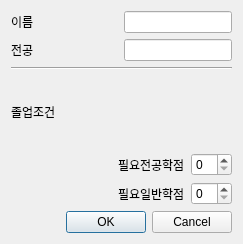
<?xml version="1.0" encoding="UTF-8"?>
<ui version="4.0">
 <class>MyInfo</class>
 <widget class="QDialog" name="MyInfo">
  <property name="geometry">
   <rect>
    <x>0</x>
    <y>0</y>
    <width>243</width>
    <height>244</height>
   </rect>
  </property>
  <property name="windowTitle">
   <string>내정보관리</string>
  </property>
  <layout class="QVBoxLayout" name="verticalLayout_3">
   <item>
    <layout class="QVBoxLayout" name="verticalLayout_2">
     <item>
      <layout class="QVBoxLayout" name="verticalLayout">
       <item>
        <layout class="QHBoxLayout" name="horizontalLayout">
         <item>
          <widget class="QLabel" name="label_Name">
           <property name="text">
            <string>이름</string>
           </property>
          </widget>
         </item>
         <item>
          <spacer name="horizontalSpacer_3">
           <property name="orientation">
            <enum>Qt::Horizontal</enum>
           </property>
           <property name="sizeHint" stdset="0">
            <size>
             <width>40</width>
             <height>20</height>
            </size>
           </property>
          </spacer>
         </item>
         <item>
          <widget class="QLineEdit" name="lineEdit_NameData"/>
         </item>
        </layout>
       </item>
       <item>
        <layout class="QHBoxLayout" name="horizontalLayout_2">
         <item>
          <widget class="QLabel" name="label_Major">
           <property name="text">
            <string>전공</string>
           </property>
          </widget>
         </item>
         <item>
          <spacer name="horizontalSpacer_4">
           <property name="orientation">
            <enum>Qt::Horizontal</enum>
           </property>
           <property name="sizeHint" stdset="0">
            <size>
             <width>40</width>
             <height>20</height>
            </size>
           </property>
          </spacer>
         </item>
         <item>
          <widget class="QLineEdit" name="lineEdit_MajorData"/>
         </item>
        </layout>
       </item>
       <item>
        <widget class="Line" name="line">
         <property name="orientation">
          <enum>Qt::Horizontal</enum>
         </property>
        </widget>
       </item>
       <item>
        <widget class="QLabel" name="label_NeedJolUp">
         <property name="text">
          <string>졸업조건</string>
         </property>
        </widget>
       </item>
       <item>
        <layout class="QHBoxLayout" name="horizontalLayout_3">
         <item>
          <spacer name="horizontalSpacer">
           <property name="orientation">
            <enum>Qt::Horizontal</enum>
           </property>
           <property name="sizeHint" stdset="0">
            <size>
             <width>40</width>
             <height>20</height>
            </size>
           </property>
          </spacer>
         </item>
         <item>
          <widget class="QLabel" name="label_NeedMajorPoint">
           <property name="text">
            <string>필요전공학점</string>
           </property>
          </widget>
         </item>
         <item>
          <widget class="QSpinBox" name="spinBox_NeedMajorPointData"/>
         </item>
        </layout>
       </item>
       <item>
        <layout class="QHBoxLayout" name="horizontalLayout_4">
         <item>
          <spacer name="horizontalSpacer_2">
           <property name="orientation">
            <enum>Qt::Horizontal</enum>
           </property>
           <property name="sizeHint" stdset="0">
            <size>
             <width>40</width>
             <height>20</height>
            </size>
           </property>
          </spacer>
         </item>
         <item>
          <widget class="QLabel" name="label_NeedNormalPoint">
           <property name="text">
            <string>필요일반학점</string>
           </property>
          </widget>
         </item>
         <item>
          <widget class="QSpinBox" name="spinBox_NeedNormalPointData"/>
         </item>
        </layout>
       </item>
      </layout>
     </item>
     <item>
      <widget class="QDialogButtonBox" name="buttonBox">
       <property name="orientation">
        <enum>Qt::Horizontal</enum>
       </property>
       <property name="standardButtons">
        <set>QDialogButtonBox::Cancel|QDialogButtonBox::Ok</set>
       </property>
      </widget>
     </item>
    </layout>
   </item>
  </layout>
 </widget>
 <tabstops>
  <tabstop>lineEdit_NameData</tabstop>
  <tabstop>lineEdit_MajorData</tabstop>
  <tabstop>spinBox_NeedMajorPointData</tabstop>
  <tabstop>spinBox_NeedNormalPointData</tabstop>
  <tabstop>buttonBox</tabstop>
 </tabstops>
 <resources/>
 <connections>
  <connection>
   <sender>buttonBox</sender>
   <signal>accepted()</signal>
   <receiver>MyInfo</receiver>
   <slot>accept()</slot>
   <hints>
    <hint type="sourcelabel">
     <x>228</x>
     <y>219</y>
    </hint>
    <hint type="destinationlabel">
     <x>157</x>
     <y>243</y>
    </hint>
   </hints>
  </connection>
  <connection>
   <sender>buttonBox</sender>
   <signal>rejected()</signal>
   <receiver>MyInfo</receiver>
   <slot>reject()</slot>
   <hints>
    <hint type="sourcelabel">
     <x>232</x>
     <y>225</y>
    </hint>
    <hint type="destinationlabel">
     <x>242</x>
     <y>243</y>
    </hint>
   </hints>
  </connection>
 </connections>
</ui>
